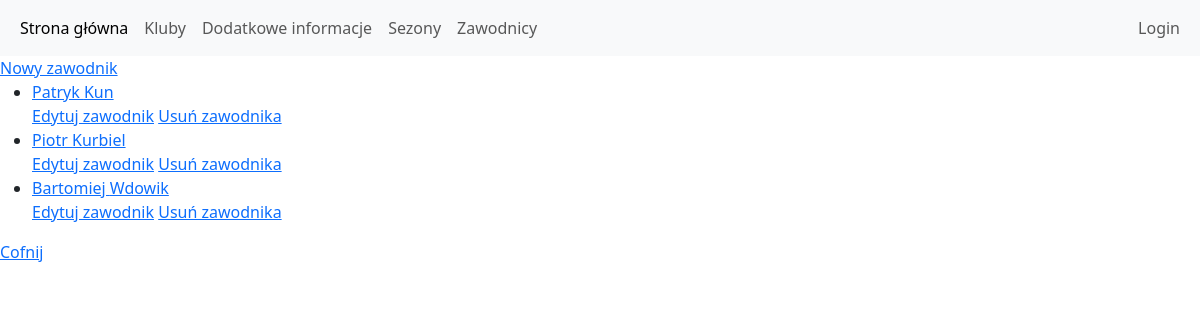
Page /kluby/portal/zawodnik_wszystkie/ on the earlier database version.
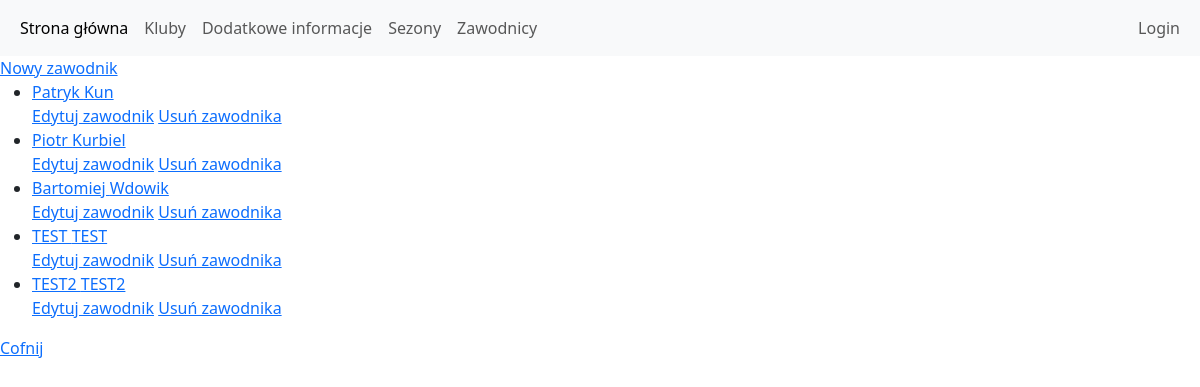
Same page on the later database version.
### kluby/models.py (models this page shows, shortened)
class Zawodnik(models.Model):
    imie = models.CharField(max_length=64, blank=False, unique=False)
    nazwisko = models.CharField(max_length=64, blank=False, unique=False)
    wiek = models.PositiveSmallIntegerField(null=True, blank=True)
    kluby = models.ManyToManyField(Klub)

### kluby/views.py (the view)
# urls.py: path('portal/zawodnik_wszystkie/', zawodnik_wszystkie, name='zawodnik_wszystkie'),
def zawodnik_wszystkie(request):
    zawodnik = Zawodnik.objects.all()
    context = {'zawodnicy': zawodnik}
    return render(request, 'zawodnicy/wszystkie.html', context)

### templates/zawodnicy/wszystkie.html (shortened to what this page needs)
{% extends 'main/portal.html' %}
{% block strona %}
<a href="{% url 'zawodnik_nowy' %}">Nowy zawodnik</a>
{% if zawodnicy %}
    <ul>
    {% for zawodnik in zawodnicy %}
        <li><a href="/kluby/portal/zawodnik_szczegoly/{{ zawodnik.id }}/">{{ zawodnik.imie }} {{ zawodnik.nazwisko }}</a></li>
        <a href="/kluby/portal/zawodnik_edytuj/{{ zawodnik.id }}/" >Edytuj zawodnik</a>
        <a href="/kluby/portal/zawodnik_usun/{{ zawodnik.id }}/" >Usuń zawodnika</a>
    {% endfor %}
    </ul>
{% else %}
    <p>Brak zawodników.</p>
{% endif %}
<a href="{% url 'portal' %}">Cofnij</a>
{% endblock %}

Differences in the rows shown:
added Zawodnik: imie "TEST", nazwisko "TEST"
added Zawodnik: imie "TEST2", nazwisko "TEST2"
